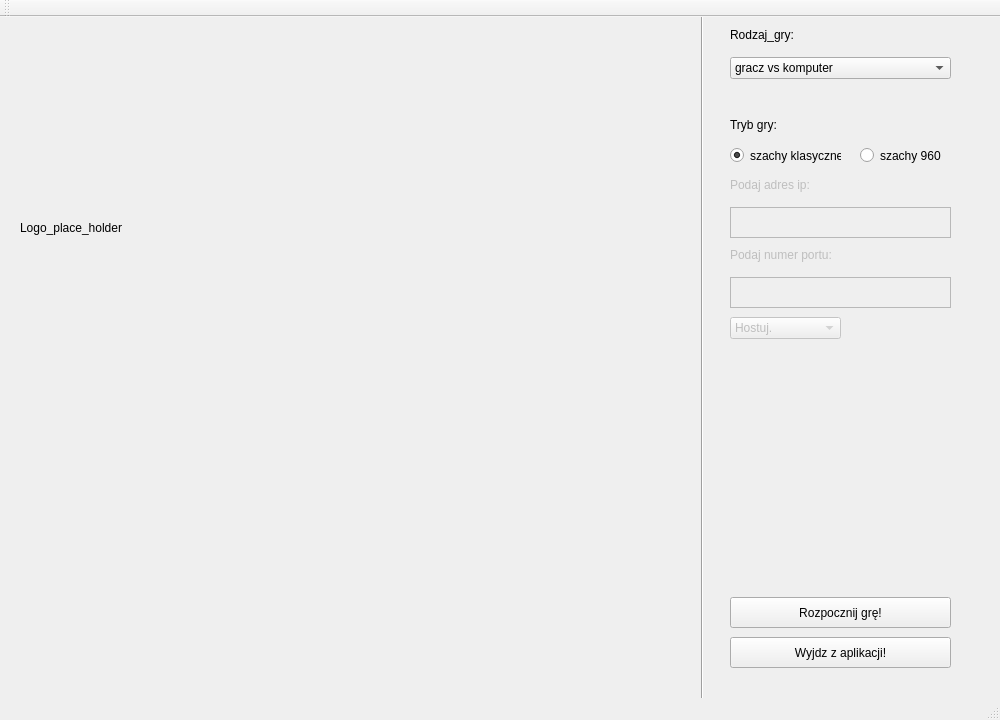
<?xml version="1.0" encoding="UTF-8"?>
<ui version="4.0">
 <class>Menu</class>
 <widget class="QMainWindow" name="Menu">
  <property name="geometry">
   <rect>
    <x>0</x>
    <y>0</y>
    <width>1000</width>
    <height>720</height>
   </rect>
  </property>
  <property name="windowTitle">
   <string>Menu</string>
  </property>
  <widget class="QWidget" name="centralWidget">
   <widget class="QRadioButton" name="tryb_klasyczny_in">
    <property name="geometry">
     <rect>
      <x>730</x>
      <y>130</y>
      <width>111</width>
      <height>17</height>
     </rect>
    </property>
    <property name="text">
     <string>szachy klasyczne</string>
    </property>
    <property name="checked">
     <bool>true</bool>
    </property>
   </widget>
   <widget class="QRadioButton" name="tryb_960_in">
    <property name="geometry">
     <rect>
      <x>860</x>
      <y>130</y>
      <width>82</width>
      <height>17</height>
     </rect>
    </property>
    <property name="text">
     <string>szachy 960</string>
    </property>
   </widget>
   <widget class="QComboBox" name="wybor_rozgrywki">
    <property name="geometry">
     <rect>
      <x>730</x>
      <y>40</y>
      <width>221</width>
      <height>22</height>
     </rect>
    </property>
    <item>
     <property name="text">
      <string>gracz vs komputer</string>
     </property>
    </item>
    <item>
     <property name="text">
      <string>gracz vs gracz - lokalnie</string>
     </property>
    </item>
    <item>
     <property name="text">
      <string>gracz vs gracz - przez_siec</string>
     </property>
    </item>
   </widget>
   <widget class="QLabel" name="port_text">
    <property name="enabled">
     <bool>false</bool>
    </property>
    <property name="geometry">
     <rect>
      <x>730</x>
      <y>230</y>
      <width>221</width>
      <height>16</height>
     </rect>
    </property>
    <property name="text">
     <string>Podaj numer portu:</string>
    </property>
   </widget>
   <widget class="Line" name="line">
    <property name="geometry">
     <rect>
      <x>692</x>
      <y>-20</y>
      <width>21</width>
      <height>711</height>
     </rect>
    </property>
    <property name="orientation">
     <enum>Qt::Vertical</enum>
    </property>
   </widget>
   <widget class="QPushButton" name="exit_button">
    <property name="geometry">
     <rect>
      <x>730</x>
      <y>620</y>
      <width>221</width>
      <height>31</height>
     </rect>
    </property>
    <property name="text">
     <string>Wyjdz z aplikacji!</string>
    </property>
   </widget>
   <widget class="QTextEdit" name="port_in">
    <property name="enabled">
     <bool>false</bool>
    </property>
    <property name="geometry">
     <rect>
      <x>730</x>
      <y>260</y>
      <width>221</width>
      <height>31</height>
     </rect>
    </property>
   </widget>
   <widget class="QLabel" name="label_2">
    <property name="geometry">
     <rect>
      <x>730</x>
      <y>10</y>
      <width>81</width>
      <height>16</height>
     </rect>
    </property>
    <property name="text">
     <string>Rodzaj_gry:</string>
    </property>
   </widget>
   <widget class="QComboBox" name="wybor_net">
    <property name="enabled">
     <bool>false</bool>
    </property>
    <property name="geometry">
     <rect>
      <x>730</x>
      <y>300</y>
      <width>111</width>
      <height>22</height>
     </rect>
    </property>
    <item>
     <property name="text">
      <string>Hostuj.</string>
     </property>
    </item>
    <item>
     <property name="text">
      <string>Dolacz do gry</string>
     </property>
    </item>
   </widget>
   <widget class="QPushButton" name="rozpocznij_gre">
    <property name="geometry">
     <rect>
      <x>730</x>
      <y>580</y>
      <width>221</width>
      <height>31</height>
     </rect>
    </property>
    <property name="text">
     <string>Rozpocznij grę!</string>
    </property>
   </widget>
   <widget class="QLabel" name="label">
    <property name="geometry">
     <rect>
      <x>730</x>
      <y>100</y>
      <width>61</width>
      <height>16</height>
     </rect>
    </property>
    <property name="text">
     <string>Tryb gry:</string>
    </property>
   </widget>
   <widget class="QTextEdit" name="ip_in">
    <property name="enabled">
     <bool>false</bool>
    </property>
    <property name="geometry">
     <rect>
      <x>730</x>
      <y>190</y>
      <width>221</width>
      <height>31</height>
     </rect>
    </property>
   </widget>
   <widget class="QLabel" name="ip_text">
    <property name="enabled">
     <bool>false</bool>
    </property>
    <property name="geometry">
     <rect>
      <x>730</x>
      <y>160</y>
      <width>221</width>
      <height>16</height>
     </rect>
    </property>
    <property name="text">
     <string>Podaj adres ip:</string>
    </property>
   </widget>
   <widget class="QLabel" name="logo_label">
    <property name="geometry">
     <rect>
      <x>20</x>
      <y>20</y>
      <width>521</width>
      <height>381</height>
     </rect>
    </property>
    <property name="text">
     <string>Logo_place_holder</string>
    </property>
   </widget>
  </widget>
  <widget class="QMenuBar" name="menuBar">
   <property name="geometry">
    <rect>
     <x>0</x>
     <y>0</y>
     <width>1000</width>
     <height>21</height>
    </rect>
   </property>
  </widget>
  <widget class="QToolBar" name="mainToolBar">
   <attribute name="toolBarArea">
    <enum>TopToolBarArea</enum>
   </attribute>
   <attribute name="toolBarBreak">
    <bool>false</bool>
   </attribute>
  </widget>
  <widget class="QStatusBar" name="statusBar"/>
 </widget>
 <layoutdefault spacing="6" margin="11"/>
 <resources/>
 <connections/>
</ui>
